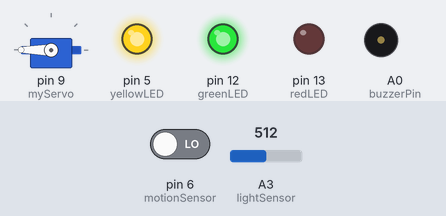
Bench run of a sketch on a simulated Arduino Uno, built with avr-gcc and run on an emulated ATmega328P. On the bench: servo, output pins drawn as LEDs (lit = HIGH), buzzer (waves = sounding, pin HIGH). The test bench sets the inputs (shaded band); at power-on: A3 (lightSensor) = 512, pin 6 (motionSensor) LOW.

Above: at 1.2 s.
1.3 s: A3 (lightSensor) set to 212
3.2 s: A3 (lightSensor) set to 189
At 5.5 s:
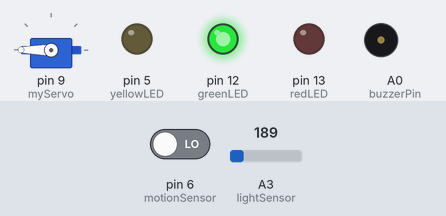
12.6 s: A3 (lightSensor) set to 210
At 14.0 s:
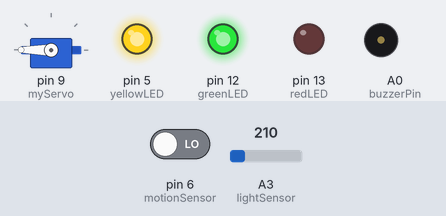
Timing chart, 0 to 15.1 s (numbered marks = the images above; inputs shaded):
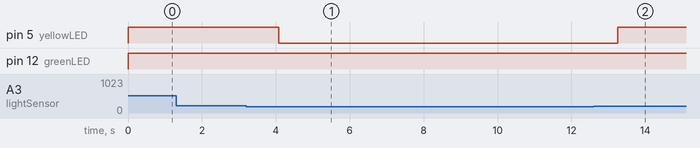

The sketch:

smarthome.ino
```cpp
#include <ArduinoJson.h>
#define lightSensor A3
#define motionSensor 6
#define greenLED 12
#define redLED 13
#define yellowLED 5
#define servoPin 9

#define buzzerPin A0
#include <Servo.h>
Servo myServo;
bool armed = false;

bool motionDet = false;

void setup() {
  Serial.begin(9600);
  pinMode(redLED, OUTPUT);
  pinMode(greenLED, OUTPUT);
    pinMode(yellowLED, OUTPUT);
    myServo.attach(9, 600, 2400);
    pinMode(buzzerPin, OUTPUT);
  pinMode(lightSensor, INPUT);
  pinMode(motionSensor, INPUT);

  while (!Serial) continue;

}

void loop() {
  myServo.write(75);
  for(int i = 0; i < 20; i++){
      if(armed){
    digitalWrite(redLED, HIGH);
    digitalWrite(greenLED, LOW);
    myServo.write(0);
  }
  else{
    digitalWrite(greenLED, HIGH);
    digitalWrite(redLED, LOW);
        myServo.write(180);

  }
  if(analogRead(lightSensor) > 200){
    digitalWrite(yellowLED, HIGH);
} else{
      digitalWrite(yellowLED, LOW);

}
    for(int i = 0; i < 1000; i++){


  if(i == 999)motionDet = false;
   delay(1);


  if (Serial.available()) {
    char buff[100];
    int length = Serial.readBytes(buff, sizeof(buff) - 1);
    buff[length] = 0;
    StaticJsonDocument<100> packet;
    DeserializationError error = deserializeJson(packet, buff);
    if(error){
      Serial.println("{\"error\":\"parse\"");
      return;
    }

    const char* event = packet["event"];
    const char* id = packet["id"];

    //it saves ~4kb (15%) of storage to use the char type, rather thanimporting the String class and concatenating everything to one line (seebelow)
    if(!strcmp(event, "handshake")){//strcmp (string compare) returns 0 if a char array and a string are equal
      Serial.print("{\"event\":\"");
      Serial.print(event);//it saves 26 bytes to use the event variable, rather than having "handshake" as part of the above string
      Serial.print("\",\"data\":\"success\",\"id\":\"");
      Serial.print(id);
      Serial.println("\"}");
    }
    else if(!strcmp(event, "dataUpdate")){
       bool pir = digitalRead(motionSensor);
      int light = analogRead(lightSensor);
      Serial.print(
"{\"event\":\"data\",\"ref\":\"dataUpdateCall\",\"light\":\"");
      Serial.print(light);
      Serial.print("\",\"motion\":\"");
      Serial.print(pir);
      Serial.print("\",\"armed\":\"");
      Serial.print(armed);
      Serial.println("\"}");
    }
    else if(!strcmp(event, "toggleArm")){
      armed = !armed;
            Serial.print(
"{\"event\":\"data\",\"ref\":\"dataUpdateCall\",\"light\":\"");
                   bool pir = digitalRead(motionSensor);
      int light = analogRead(lightSensor);
      Serial.print(light);
      Serial.print("\",\"motion\":\"");
      Serial.print(pir);
      Serial.print("\",\"armed\":\"");
      Serial.print(armed);
      Serial.println("\"}");
    }
    else{
      Serial.print("{\"event\":\"");
      Serial.print(event);
      Serial.print("\",\"data\":\"unknown\",\"id\":\"");
      Serial.print(id);
      Serial.print("\"}");
    }

}

  if(digitalRead(motionSensor) == 1 && motionDet == false){
    motionDet = true;

     bool pir = digitalRead(motionSensor);
      int light = analogRead(lightSensor);
      Serial.print(
"{\"event\":\"alert\",\"light\":\"");
      Serial.print(light);
      Serial.print("\",\"motion\":\"");
      Serial.print(pir);
      Serial.print("\",\"armed\":\"");
      Serial.print(armed);
    Serial.print("\"motion\":\"1\"}");

    if(armed){
    digitalWrite(buzzerPin, HIGH);
    delay(500);
    digitalWrite(buzzerPin, LOW);
    }

  }}

  }


  bool pir = digitalRead(motionSensor);
  int light = analogRead(lightSensor);
  Serial.print("{\"event\":\"data\",\"light\":\"");
  Serial.print(light);
  Serial.print("\",\"motion\":\"");
  Serial.print(pir);
        Serial.print("\",\"armed\":\"");
      Serial.print(armed);
  Serial.println("\"}");


}
```

Measured:
- the behaviour switches between 201 and 200 on A3 (lightSensor) (found by bisection; images 0 and 1)
- after the input at 1.3 s, every drawn part: stays the same
- after the input at 3.2 s, pin 5 (yellowLED): HIGH → LOW after 0.88 s
- after the input at 12.6 s, pin 5 (yellowLED): LOW → HIGH after 0.66 s
